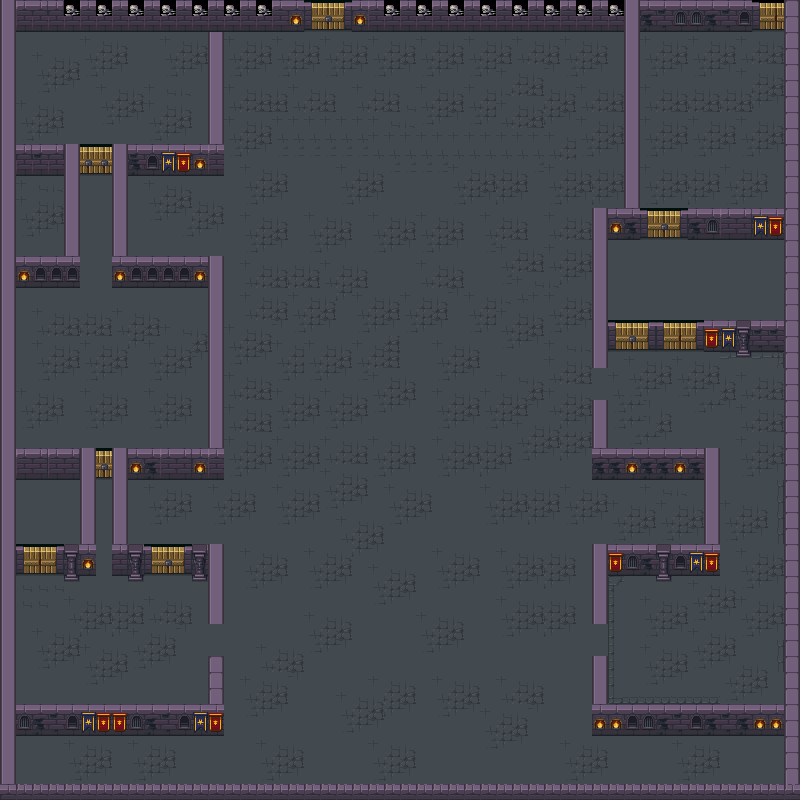

The image is a tile-based game level rendered from a .tmx file. Its description and source (layers, tilesets, objects; grid data summarised) follow:
An orthogonal 50x50 tile map with 16x16 px tiles, 1 tile layer (Tile Layer 1).

<map version="1.10" tiledversion="1.10.0" orientation="orthogonal" renderorder="right-down" width="50" height="50" tilewidth="16" tileheight="16" infinite="0" nextlayerid="2" nextobjectid="1">
 <tileset firstgid="1" source="DungeosTest2.tsx" />
 <layer id="1" name="Tile Layer 1" width="50" height="50">
  <data>[2500 cells, 2500 non-empty, 66 distinct tile ids]</data>
 </layer>
</map>
